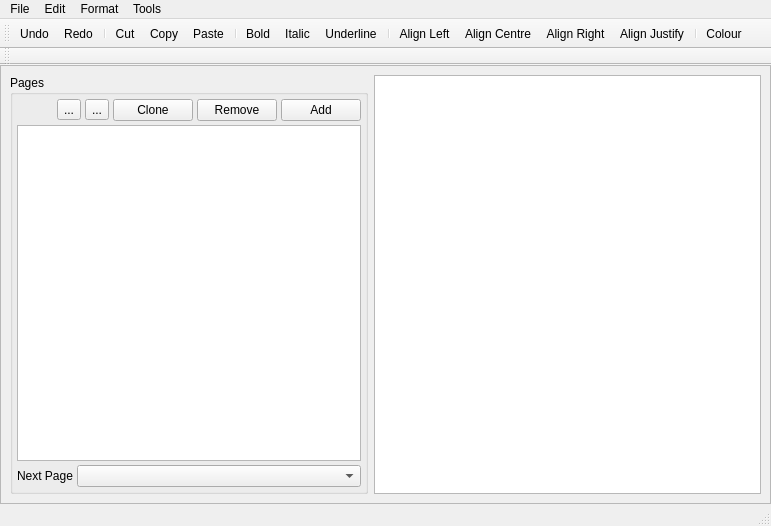
<?xml version="1.0" encoding="UTF-8"?>
<ui version="4.0">
 <class>DGuidEdWindow</class>
 <widget class="QMainWindow" name="DGuidEdWindow">
  <property name="geometry">
   <rect>
    <x>0</x>
    <y>0</y>
    <width>771</width>
    <height>526</height>
   </rect>
  </property>
  <property name="windowTitle">
   <string>DGuidEd</string>
  </property>
  <widget class="QWidget" name="centralwidget">
   <layout class="QHBoxLayout" name="horizontalLayout_2">
    <property name="leftMargin">
     <number>0</number>
    </property>
    <property name="topMargin">
     <number>0</number>
    </property>
    <property name="rightMargin">
     <number>0</number>
    </property>
    <property name="bottomMargin">
     <number>0</number>
    </property>
    <item>
     <widget class="QFrame" name="MainFrame">
      <property name="frameShape">
       <enum>QFrame::StyledPanel</enum>
      </property>
      <property name="frameShadow">
       <enum>QFrame::Raised</enum>
      </property>
      <layout class="QHBoxLayout" name="horizontalLayout_3">
       <item>
        <widget class="QGroupBox" name="groupBox">
         <property name="title">
          <string>Pages</string>
         </property>
         <layout class="QVBoxLayout" name="verticalLayout">
          <property name="spacing">
           <number>4</number>
          </property>
          <property name="leftMargin">
           <number>4</number>
          </property>
          <property name="topMargin">
           <number>4</number>
          </property>
          <property name="rightMargin">
           <number>4</number>
          </property>
          <property name="bottomMargin">
           <number>4</number>
          </property>
          <item>
           <layout class="QHBoxLayout" name="horizontalLayout_5">
            <property name="spacing">
             <number>4</number>
            </property>
            <item>
             <spacer name="horizontalSpacer">
              <property name="orientation">
               <enum>Qt::Horizontal</enum>
              </property>
              <property name="sizeHint" stdset="0">
               <size>
                <width>40</width>
                <height>20</height>
               </size>
              </property>
             </spacer>
            </item>
            <item>
             <widget class="QToolButton" name="PageMoveUpButton">
              <property name="text">
               <string>...</string>
              </property>
              <property name="icon">
               <iconset resource="main.qrc">
                <normaloff>:/general/icons/general_arrowup.svg</normaloff>:/general/icons/general_arrowup.svg</iconset>
              </property>
              <property name="iconSize">
               <size>
                <width>20</width>
                <height>20</height>
               </size>
              </property>
             </widget>
            </item>
            <item>
             <widget class="QToolButton" name="PageMoveDownButton">
              <property name="text">
               <string>...</string>
              </property>
              <property name="icon">
               <iconset resource="main.qrc">
                <normaloff>:/general/icons/general_arrowdown.svg</normaloff>:/general/icons/general_arrowdown.svg</iconset>
              </property>
              <property name="iconSize">
               <size>
                <width>20</width>
                <height>20</height>
               </size>
              </property>
             </widget>
            </item>
            <item>
             <widget class="QPushButton" name="PageCloneButton">
              <property name="text">
               <string>Clone</string>
              </property>
              <property name="icon">
               <iconset resource="main.qrc">
                <normaloff>:/general/icons/general_bothon.svg</normaloff>:/general/icons/general_bothon.svg</iconset>
              </property>
              <property name="iconSize">
               <size>
                <width>20</width>
                <height>20</height>
               </size>
              </property>
             </widget>
            </item>
            <item>
             <widget class="QPushButton" name="PageRemoveButton">
              <property name="text">
               <string>Remove</string>
              </property>
              <property name="icon">
               <iconset resource="main.qrc">
                <normaloff>:/general/icons/general_remove.svg</normaloff>:/general/icons/general_remove.svg</iconset>
              </property>
              <property name="iconSize">
               <size>
                <width>20</width>
                <height>20</height>
               </size>
              </property>
             </widget>
            </item>
            <item>
             <widget class="QPushButton" name="PageAddButton">
              <property name="text">
               <string>Add</string>
              </property>
              <property name="icon">
               <iconset resource="main.qrc">
                <normaloff>:/general/icons/general_add.svg</normaloff>:/general/icons/general_add.svg</iconset>
              </property>
              <property name="iconSize">
               <size>
                <width>20</width>
                <height>20</height>
               </size>
              </property>
             </widget>
            </item>
           </layout>
          </item>
          <item>
           <widget class="QListWidget" name="PageList">
            <property name="sizePolicy">
             <sizepolicy hsizetype="Minimum" vsizetype="Expanding">
              <horstretch>0</horstretch>
              <verstretch>0</verstretch>
             </sizepolicy>
            </property>
           </widget>
          </item>
          <item>
           <layout class="QHBoxLayout" name="horizontalLayout">
            <item>
             <widget class="QLabel" name="NextPageLabel">
              <property name="sizePolicy">
               <sizepolicy hsizetype="Minimum" vsizetype="Preferred">
                <horstretch>0</horstretch>
                <verstretch>0</verstretch>
               </sizepolicy>
              </property>
              <property name="text">
               <string>Next Page</string>
              </property>
             </widget>
            </item>
            <item>
             <widget class="QComboBox" name="NextPageCombo">
              <property name="sizePolicy">
               <sizepolicy hsizetype="MinimumExpanding" vsizetype="Fixed">
                <horstretch>0</horstretch>
                <verstretch>0</verstretch>
               </sizepolicy>
              </property>
             </widget>
            </item>
           </layout>
          </item>
         </layout>
        </widget>
       </item>
       <item>
        <widget class="QTextEdit" name="TextEdit">
         <property name="sizePolicy">
          <sizepolicy hsizetype="Expanding" vsizetype="Expanding">
           <horstretch>5</horstretch>
           <verstretch>0</verstretch>
          </sizepolicy>
         </property>
        </widget>
       </item>
      </layout>
     </widget>
    </item>
   </layout>
  </widget>
  <widget class="QMenuBar" name="MainMenu">
   <property name="geometry">
    <rect>
     <x>0</x>
     <y>0</y>
     <width>771</width>
     <height>25</height>
    </rect>
   </property>
   <widget class="QMenu" name="FileMenu">
    <property name="title">
     <string>File</string>
    </property>
    <addaction name="FileLoadAction"/>
    <addaction name="FileSaveAction"/>
    <addaction name="FileSaveAsAction"/>
    <addaction name="FileQuitAction"/>
   </widget>
   <widget class="QMenu" name="EditMenu">
    <property name="title">
     <string>Edit</string>
    </property>
    <addaction name="EditUndoAction"/>
    <addaction name="EditRedoAction"/>
    <addaction name="separator"/>
    <addaction name="EditCopyAction"/>
    <addaction name="EditCutAction"/>
    <addaction name="EditPasteAction"/>
   </widget>
   <widget class="QMenu" name="FormatMenu">
    <property name="title">
     <string>Format</string>
    </property>
    <addaction name="FormatBoldAction"/>
    <addaction name="FormatItalicAction"/>
    <addaction name="FormatUnderlineAction"/>
   </widget>
   <widget class="QMenu" name="ToolsMenu">
    <property name="title">
     <string>Tools</string>
    </property>
    <addaction name="ToolsSetLinearAction"/>
    <addaction name="ToolsInsertPictureAction"/>
   </widget>
   <addaction name="FileMenu"/>
   <addaction name="EditMenu"/>
   <addaction name="FormatMenu"/>
   <addaction name="ToolsMenu"/>
  </widget>
  <widget class="QStatusBar" name="statusbar"/>
  <widget class="QToolBar" name="toolBar">
   <property name="windowTitle">
    <string>toolBar</string>
   </property>
   <attribute name="toolBarArea">
    <enum>TopToolBarArea</enum>
   </attribute>
   <attribute name="toolBarBreak">
    <bool>false</bool>
   </attribute>
   <addaction name="EditUndoAction"/>
   <addaction name="EditRedoAction"/>
   <addaction name="separator"/>
   <addaction name="EditCutAction"/>
   <addaction name="EditCopyAction"/>
   <addaction name="EditPasteAction"/>
   <addaction name="separator"/>
   <addaction name="FormatBoldAction"/>
   <addaction name="FormatItalicAction"/>
   <addaction name="FormatUnderlineAction"/>
   <addaction name="separator"/>
   <addaction name="FormatAlignLeftAction"/>
   <addaction name="FormatAlignCentreAction"/>
   <addaction name="FormatAlignRightAction"/>
   <addaction name="FormatAlignJustifyAction"/>
   <addaction name="separator"/>
   <addaction name="FormatColourAction"/>
  </widget>
  <widget class="QToolBar" name="ModuleIconToolBar">
   <property name="windowTitle">
    <string>toolBar_2</string>
   </property>
   <attribute name="toolBarArea">
    <enum>TopToolBarArea</enum>
   </attribute>
   <attribute name="toolBarBreak">
    <bool>true</bool>
   </attribute>
  </widget>
  <action name="FileQuitAction">
   <property name="text">
    <string>&amp;Quit</string>
   </property>
   <property name="shortcut">
    <string>Ctrl+Q</string>
   </property>
  </action>
  <action name="FileLoadAction">
   <property name="text">
    <string>&amp;Load</string>
   </property>
   <property name="shortcut">
    <string>Ctrl+L</string>
   </property>
  </action>
  <action name="FileSaveAction">
   <property name="text">
    <string>&amp;Save</string>
   </property>
   <property name="shortcut">
    <string>Ctrl+S</string>
   </property>
  </action>
  <action name="EditUndoAction">
   <property name="icon">
    <iconset resource="main.qrc">
     <normaloff>:/dguided/icons/dguided_undo.svg</normaloff>:/dguided/icons/dguided_undo.svg</iconset>
   </property>
   <property name="text">
    <string>&amp;Undo</string>
   </property>
   <property name="shortcut">
    <string>Ctrl+Z</string>
   </property>
  </action>
  <action name="EditRedoAction">
   <property name="icon">
    <iconset resource="main.qrc">
     <normaloff>:/dguided/icons/dguided_redo.svg</normaloff>:/dguided/icons/dguided_redo.svg</iconset>
   </property>
   <property name="text">
    <string>&amp;Redo</string>
   </property>
   <property name="shortcut">
    <string>Ctrl+Shift+Z</string>
   </property>
  </action>
  <action name="EditCopyAction">
   <property name="icon">
    <iconset resource="main.qrc">
     <normaloff>:/dguided/icons/dguided_copy.svg</normaloff>:/dguided/icons/dguided_copy.svg</iconset>
   </property>
   <property name="text">
    <string>&amp;Copy</string>
   </property>
   <property name="shortcut">
    <string>Ctrl+C</string>
   </property>
  </action>
  <action name="EditCutAction">
   <property name="icon">
    <iconset resource="main.qrc">
     <normaloff>:/dguided/icons/dguided_cut.svg</normaloff>:/dguided/icons/dguided_cut.svg</iconset>
   </property>
   <property name="text">
    <string>C&amp;ut</string>
   </property>
   <property name="shortcut">
    <string>Ctrl+X</string>
   </property>
  </action>
  <action name="EditPasteAction">
   <property name="icon">
    <iconset resource="main.qrc">
     <normaloff>:/dguided/icons/dguided_paste.svg</normaloff>:/dguided/icons/dguided_paste.svg</iconset>
   </property>
   <property name="text">
    <string>&amp;Paste</string>
   </property>
   <property name="shortcut">
    <string>Ctrl+V</string>
   </property>
  </action>
  <action name="FormatBoldAction">
   <property name="checkable">
    <bool>true</bool>
   </property>
   <property name="icon">
    <iconset resource="main.qrc">
     <normaloff>:/dguided/icons/dguided_bold.svg</normaloff>:/dguided/icons/dguided_bold.svg</iconset>
   </property>
   <property name="text">
    <string>&amp;Bold</string>
   </property>
   <property name="shortcut">
    <string>Ctrl+B</string>
   </property>
  </action>
  <action name="FormatItalicAction">
   <property name="checkable">
    <bool>true</bool>
   </property>
   <property name="icon">
    <iconset resource="main.qrc">
     <normaloff>:/dguided/icons/dguided_italic.svg</normaloff>:/dguided/icons/dguided_italic.svg</iconset>
   </property>
   <property name="text">
    <string>&amp;Italic</string>
   </property>
   <property name="shortcut">
    <string>Ctrl+I</string>
   </property>
  </action>
  <action name="FormatUnderlineAction">
   <property name="checkable">
    <bool>true</bool>
   </property>
   <property name="icon">
    <iconset resource="main.qrc">
     <normaloff>:/dguided/icons/dguided_underline.svg</normaloff>:/dguided/icons/dguided_underline.svg</iconset>
   </property>
   <property name="text">
    <string>&amp;Underline</string>
   </property>
   <property name="shortcut">
    <string>Ctrl+U</string>
   </property>
  </action>
  <action name="FormatAlignLeftAction">
   <property name="checkable">
    <bool>true</bool>
   </property>
   <property name="icon">
    <iconset resource="main.qrc">
     <normaloff>:/dguided/icons/dguided_alignleft.svg</normaloff>:/dguided/icons/dguided_alignleft.svg</iconset>
   </property>
   <property name="text">
    <string>Align Left</string>
   </property>
  </action>
  <action name="FormatAlignCentreAction">
   <property name="checkable">
    <bool>true</bool>
   </property>
   <property name="icon">
    <iconset resource="main.qrc">
     <normaloff>:/dguided/icons/dguided_aligncentre.svg</normaloff>:/dguided/icons/dguided_aligncentre.svg</iconset>
   </property>
   <property name="text">
    <string>Align Centre</string>
   </property>
  </action>
  <action name="FormatAlignRightAction">
   <property name="checkable">
    <bool>true</bool>
   </property>
   <property name="icon">
    <iconset resource="main.qrc">
     <normaloff>:/dguided/icons/dguided_alignright.svg</normaloff>:/dguided/icons/dguided_alignright.svg</iconset>
   </property>
   <property name="text">
    <string>Align Right</string>
   </property>
  </action>
  <action name="FormatAlignJustifyAction">
   <property name="checkable">
    <bool>true</bool>
   </property>
   <property name="icon">
    <iconset resource="main.qrc">
     <normaloff>:/dguided/icons/dguided_alignjustify.svg</normaloff>:/dguided/icons/dguided_alignjustify.svg</iconset>
   </property>
   <property name="text">
    <string>Align Justify</string>
   </property>
   <property name="toolTip">
    <string>Align Justify</string>
   </property>
  </action>
  <action name="FormatColourAction">
   <property name="text">
    <string>Colour</string>
   </property>
  </action>
  <action name="FileSaveAsAction">
   <property name="text">
    <string>Save &amp;As...</string>
   </property>
  </action>
  <action name="ToolsSetLinearAction">
   <property name="text">
    <string>Set linear structure</string>
   </property>
  </action>
  <action name="ToolsInsertPictureAction">
   <property name="text">
    <string>Insert &amp;Picture</string>
   </property>
  </action>
 </widget>
 <resources>
  <include location="main.qrc"/>
 </resources>
 <connections/>
</ui>
